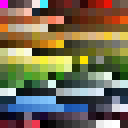
#> input picture input/palette.png, 16 x 16 px, found by its file name (shown 8 times larger)
$ python generate_big_palette.py
#> lines starting #> are read from the running program, lines starting #| are printed output that depends on the picture
import math
import numpy as np
from PIL import Image


def main(desired_width, desired_height):
#> called with desired_width = 1080, desired_height = 2340
    img = Image.open("input/palette.png")
#> img is the input picture: PIL image 16x16 P; mean R, G, B 115.4, 107.1, 83
    img_w, img_h = img.size
#> img_w = 16; img_h = 16

    duplicates_width = math.ceil(desired_width / 16)
    duplicates_height = math.ceil(desired_height / 16)

    background = Image.new("RGB", (img_w * duplicates_width, img_h * duplicates_height))
#> background: PIL image 1088x2352 RGB; every value is 0

    for duplicate_height in range(duplicates_height):
        for duplicate_width in range(duplicates_width):
            offset = (16 * duplicate_width, 16 * duplicate_height)
            background.paste(img, offset)
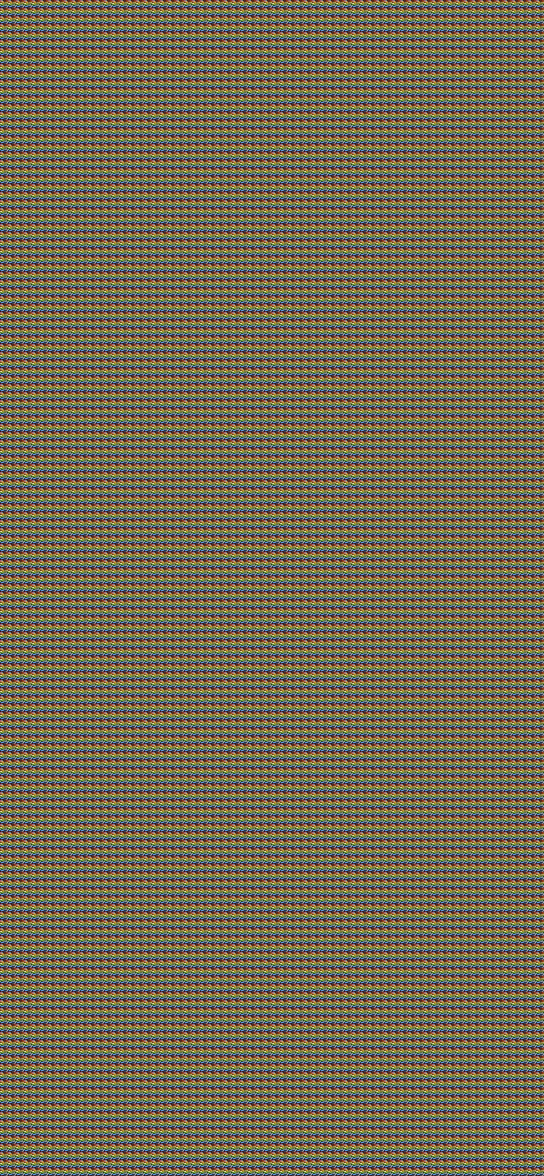
#> background: PIL image 1088x2352 RGB (shown at 1/2 size); mean R, G, B 115.4, 107.1, 83

    background = background.crop((0, 0, desired_width, desired_height))
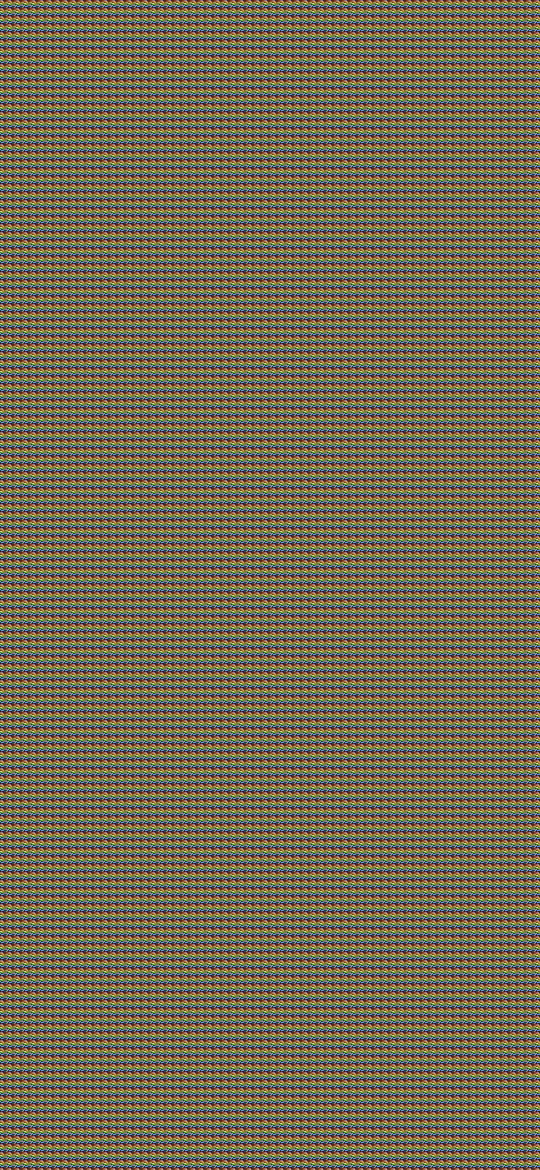
#> background: PIL image 1080x2340 RGB (shown at 1/2 size); mean R, G, B 115.4, 107.1, 83.1

    background_px = np.reshape(
        background.getdata(), (background.width * background.height, 3)
    )

    # np.random.shuffle(background_px)

    background_px = np.reshape(background_px, (background.height, background.width, 3))

    res = Image.fromarray(background_px.astype("uint8"))

    res.save("big_palette.png")


if __name__ == "__main__":
    main(1080, 2340)

$ run again, with input/heart.png copied over input/palette.png
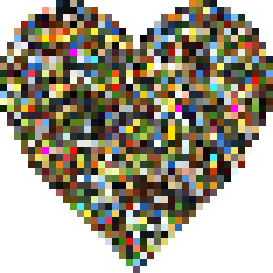
#> input picture input/heart.png, 39 x 39 px, found by its file name (shown 7 times larger)
#> in main, img is the input picture: PIL image 39x39 P; mean R, G, B, A 115.2, 92.3, 66.4, 171.7
#> after the loop in main, `for duplicate_height in range(duplicates_height):`:
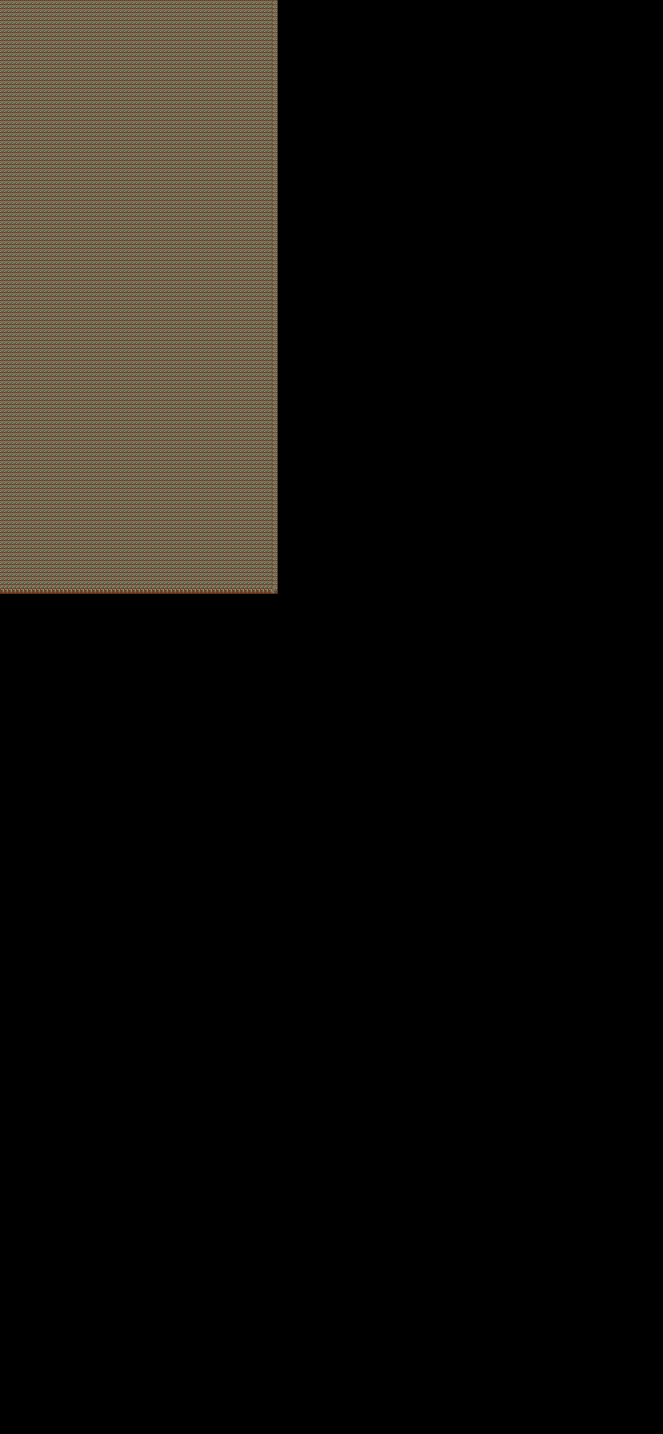
#> background: PIL image 2652x5733 RGB (shown at 1/4 size); mean R, G, B 20, 17.5, 13.4
#> in main, `background = background.crop((0, 0, desired_width, desired_height))`:
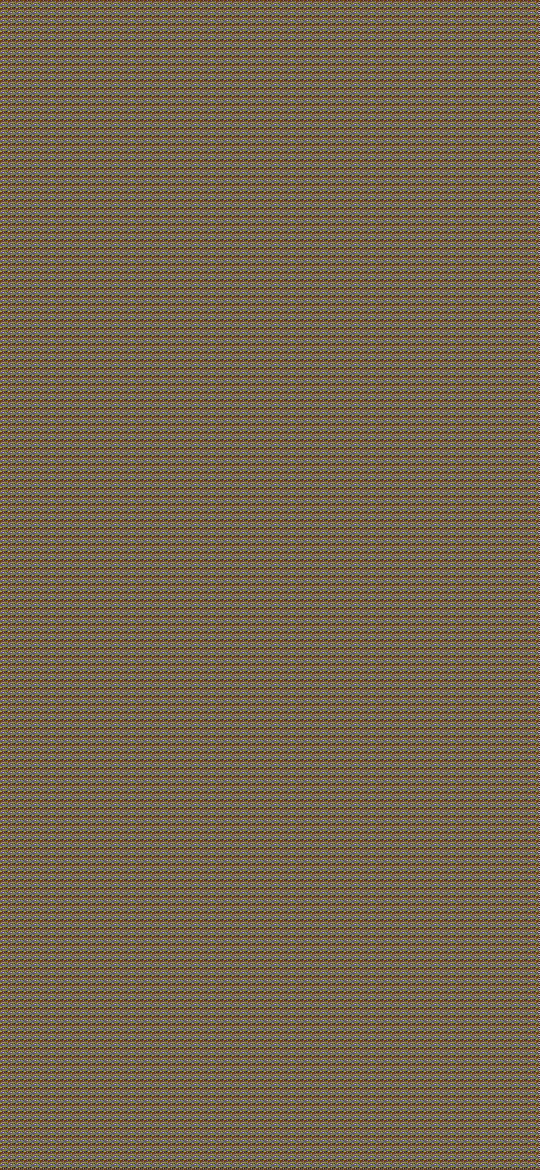
#> background: PIL image 1080x2340 RGB (shown at 1/2 size); mean R, G, B 115.4, 101.1, 77.2
